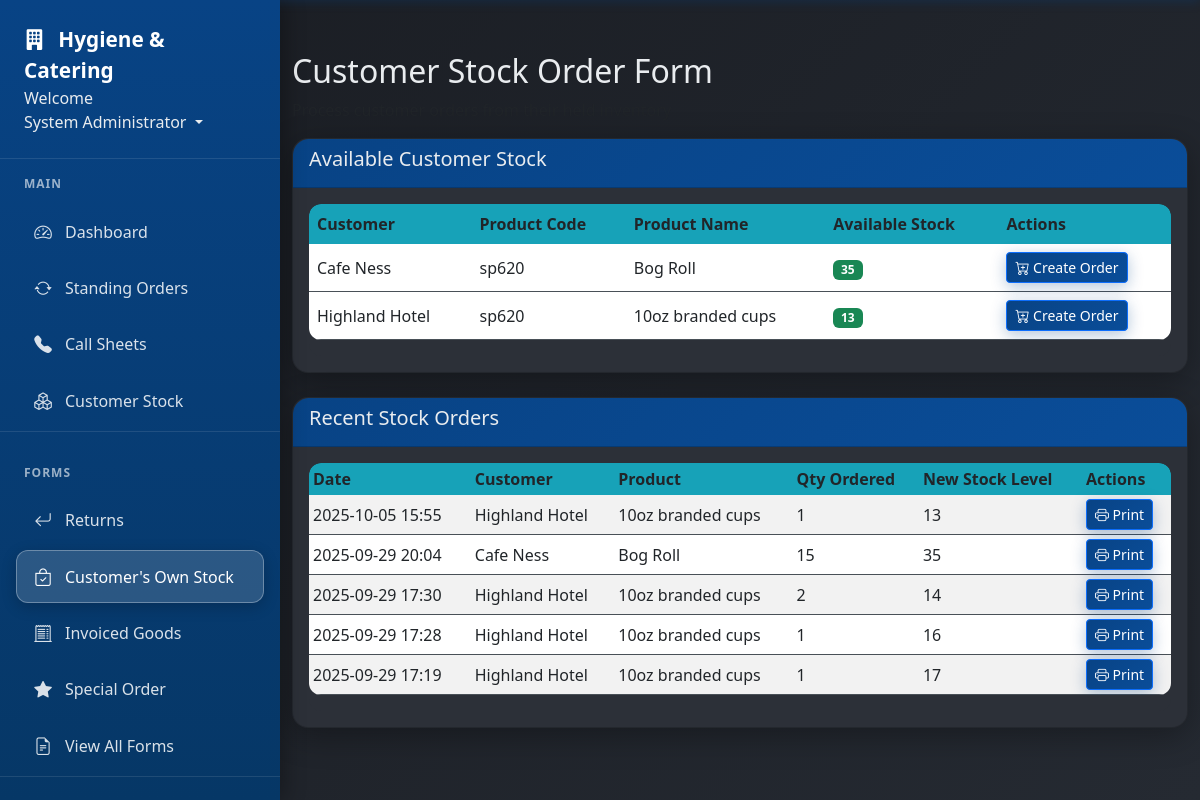
/branded-stock (signed in), run on the app's committed database.
### app/models.py (models this page shows, shortened)
class User(db.Model, UserMixin):
    id = db.Column(db.Integer, primary_key=True)
    username = db.Column(db.String(20), unique=True, nullable=False)  # Keep for system use
    email = db.Column(db.String(120), unique=True, nullable=False, index=True)  # Primary identifier
    full_name = db.Column(db.String(100), nullable=False)
    password_hash = db.Column(db.String(128), nullable=False)  # Changed from 'password' to 'password_hash'
    role = db.Column(db.String(20), nullable=False)
    job_title = db.Column(db.String(100))
    direct_phone = db.Column(db.String(20))
    mobile_phone = db.Column(db.String(20))
    is_active = db.Column(db.Boolean, default=True)
    must_change_password = db.Column(db.Boolean, default=False)
    created_at = db.Column(db.DateTime, nullable=False, default=datetime.utcnow)
    last_login = db.Column(db.DateTime)
    forms = db.relationship('Form', foreign_keys='Form.user_id', backref='author', lazy=True)
    callsheet_entries = db.relationship('CallsheetEntry', backref='entered_by', lazy=True)
    callsheets_created = db.relationship('Callsheet', backref='created_by_user', lazy=True)
    todo_items = db.relationship('TodoItem', backref='user', lazy=True, cascade='all, delete-orphan')
    company_updates = db.relationship('CompanyUpdate', backref='author', lazy=True, cascade='all, delete-orphan')

class CustomerStock(db.Model):
    id = db.Column(db.Integer, primary_key=True)
    customer_id = db.Column(db.Integer, db.ForeignKey('customer.id'), nullable=False)
    product_code = db.Column(db.String(50), nullable=True)  # Changed to nullable=True
    product_name = db.Column(db.String(100), nullable=False)
    current_stock = db.Column(db.Integer, nullable=False, default=0)
    reorder_level = db.Column(db.Integer, default=5)  # Alert when stock gets low
    created_at = db.Column(db.DateTime, nullable=False, default=datetime.utcnow)
    updated_at = db.Column(db.DateTime, nullable=False, default=datetime.utcnow, onupdate=datetime.utcnow)
    customer = db.relationship('Customer', backref=db.backref('stock_items', lazy=True))
    transactions = db.relationship('StockTransaction', backref='stock_item', lazy=True, cascade='all, delete-orphan')

class Customer(db.Model):
    id = db.Column(db.Integer, primary_key=True)
    account_number = db.Column(db.String(20), unique=True, nullable=False, index=True)
    name = db.Column(db.String(100), nullable=False, index=True)
    contact_name = db.Column(db.String(100))
    phone = db.Column(db.String(20))  # Main phone number for the account
    email = db.Column(db.String(100))
    address = db.Column(db.String(200))
    notes = db.Column(db.Text)
    callsheet_notes = db.Column(db.Text)  # Persistent across all callsheets
    addresses = db.relationship('CustomerAddress', backref='customer', lazy=True, cascade='all, delete-orphan')
    __table_args__ = (
        db.Index('idx_customer_account', 'account_number'),
        db.Index('idx_customer_name', 'name'),
    )

class Form(db.Model):
    id = db.Column(db.Integer, primary_key=True)
    type = db.Column(db.String(50), nullable=False)
    data = db.Column(db.Text, nullable=False)
    date_created = db.Column(db.DateTime, nullable=False, default=datetime.utcnow)
    user_id = db.Column(db.Integer, db.ForeignKey('user.id'), nullable=False)
    is_completed = db.Column(db.Boolean, default=False)
    completed_date = db.Column(db.DateTime, nullable=True)
    completed_by = db.Column(db.Integer, db.ForeignKey('user.id'), nullable=True)
    is_archived = db.Column(db.Boolean, default=False)
    completer = db.relationship('User', foreign_keys=[completed_by], backref='completed_forms')
    __table_args__ = (
        db.Index('idx_form_user_date', 'user_id', 'date_created'),
        db.Index('idx_form_status', 'is_completed', 'is_archived'),
        db.Index('idx_form_type', 'type'),
    )

### app/routes.py (the view, shortened to what this page needs)
@main.route('/branded-stock', methods=['GET', 'POST'])
@login_required
def branded_stock():
    form = BrandedStockForm()
    stock_items = CustomerStock.query.join(Customer).order_by(Customer.name, CustomerStock.product_name).all()
    recent_forms = Form.query.filter_by(type='branded_stock').order_by(Form.date_created.desc()).limit(5).all()
    recent_branded_stock = []
    for form_entry in recent_forms:
        form_dict = {
            'id': form_entry.id,
            'date_created': form_entry.date_created,
            'data': json.loads(form_entry.data)
        }
        recent_branded_stock.append(form_dict)
    return render_template('branded_stock.html',
                         title='Customer Stock Orders',
                         form=form,
                         stock_items=stock_items,
                         recent_branded_stock=recent_branded_stock)

### app/models.py (called while the page is built)
@login_manager.user_loader
def load_user(user_id):
    return User.query.get(int(user_id))

### app/templates/branded_stock.html (shortened to what this page needs)
{% extends "base.html" %}
{% block content %}
<h2>Customer Stock Order Form</h2>
<p class="text-muted">Process customer orders from their held inventory</p>
<div class="card mb-4">
  <div class="card-header">
    <h5>Available Customer Stock</h5>
  </div>
  <div class="card-body">
    {% if stock_items and stock_items|length > 0 %}
    <div class="table-responsive">
      <table class="table table-hover">
        <thead>
          <tr>
            <th>Customer</th>
            <th>Product Code</th>
            <th>Product Name</th>
            <th>Available Stock</th>
            <th>Actions</th>
          </tr>
        </thead>
        <tbody>
          {% for item in stock_items %}
          <tr>
            <td>{{ item.customer.name }}</td>
            <td>{{ item.product_code or 'N/A' }}</td>
            <td>{{ item.product_name }}</td>
            <td>
              <span class="badge {% if item.current_stock == 0 %}bg-danger{% elif item.current_stock <= item.reorder_level %}bg-warning{% else %}bg-success{% endif %}">
                {{ item.current_stock }} {{ item.unit_type }}
              </span>
            </td>
            <td>
              <button
                class="btn btn-sm btn-primary"
                onclick="quickSelectItem({{ item.id }}, {{ item.customer_id }}, '{{ item.customer.account_number }}', '{{ item.customer.name }}', '{{ item.product_code or 'N/A' }}', '{{ item.product_name }}', {{ item.current_stock }}, '{{ item.unit_type }}')"
                {% if item.current_stock == 0 %}disabled{% endif %}>
                <i class="bi bi-cart-plus"></i> Create Order
              </button>
            </td>
          </tr>
          {% endfor %}
        </tbody>
      </table>
    </div>
    {% else %}
    <p class="text-muted">No customer stock items found. Add stock items in the Customer Stock page first.</p>
    {% endif %}
  </div>
</div>
<div class="card mt-4">
  <div class="card-header">
    <h5>Recent Stock Orders</h5>
  </div>
  <div class="card-body">
    {% if recent_branded_stock and recent_branded_stock|length > 0 %}
    <div class="table-responsive">
      <table class="table table-striped table-sm">
        <thead>
          <tr>
            <th>Date</th>
            <th>Customer</th>
            <th>Product</th>
            <th>Qty Ordered</th>
            <th>New Stock Level</th>
            <th>Actions</th>
          </tr>
        </thead>
        <tbody>
          {% for delivery in recent_branded_stock %}
          <tr>
            <td>{{ delivery.date_created.strftime('%Y-%m-%d %H:%M') if delivery.date_created else 'N/A' }}</td>
            <td>{{ delivery.data.get('customer_name', delivery.data.get('customer_account', 'N/A')) }}</td>
            <td>{{ delivery.data.get('product_name', delivery.data.get('product_code', 'N/A')) }}</td>
            <td>{{ delivery.data.get('quantity_delivered', 'N/A') }}</td>
            <td>{{ delivery.data.get('current_stock', 'N/A') }}</td>
            <td>
              <a
                href="{{ url_for('main.print_form', form_id=delivery.id) }}"
                class="btn btn-sm btn-primary"
                target="_blank"
              >
                <i class="bi bi-printer"></i> Print
              </a>
            </td>
          </tr>
          {% endfor %}
        </tbody>
      </table>
    </div>
    {% else %}
    <p class="text-muted">No stock orders recorded yet.</p>
    {% endif %}
  </div>
</div>
{% endblock %}

### app/templates/base.html (shortened to what this page needs)
<!DOCTYPE html>
<html lang="en">
  <head>
    <link
      rel="stylesheet"
      href="{{ url_for('static', filename='style.css') }}"
    />
    <link
      href="https://cdn.jsdelivr.net/npm/bootstrap@5.3.0/dist/css/bootstrap.min.css"
      rel="stylesheet"
    />
    <link
      href="https://cdn.jsdelivr.net/npm/bootstrap-icons@1.11.0/font/bootstrap-icons.css"
      rel="stylesheet"
    />
  </head>
  <body>
    <nav class="nav-sidebar" id="navSidebar">
      <div class="nav-sidebar-header">
        <a href="{{ url_for('main.dashboard') }}" class="nav-sidebar-brand">
          <i class="bi bi-building-fill me-2"></i>
          Hygiene & Catering
        </a>
        <li class="nav-item dropdown" style="display: block">
          <text>Welcome</text>
          <a
            class="nav-link dropdown-toggle"
            href="#"
            id="userDropdown"
            role="button"
            data-bs-toggle="dropdown"
          >
             {{ current_user.full_name or
            current_user.username }}
          </a>
        </li>
      </div>
      {% if current_user.is_authenticated %}
      <div class="nav-sidebar-nav">
        <div class="nav-section">
          <div class="nav-section-title">Main</div>
          <div class="nav-item">
            <a class="nav-link" href="{{ url_for('main.dashboard') }}">
              <i class="bi bi-speedometer2"></i>
              Dashboard
            </a>
          </div>
          <div class="nav-item">
            <a class="nav-link" href="{{ url_for('main.standing_orders') }}">
              <i class="bi bi-arrow-repeat"></i>
              Standing Orders
            </a>
          </div>
          <div class="nav-item">
            <a class="nav-link" href="{{ url_for('main.callsheets') }}">
              <i class="bi bi-telephone-fill"></i>
              Call Sheets
            </a>
          </div>
          <div class="nav-item">
            <a class="nav-link" href="{{ url_for('main.customer_stock') }}">
              <i class="bi bi-boxes"></i>
              Customer Stock
            </a>
          </div>
        </div>
        <div class="nav-section">
          <div class="nav-section-title">Forms</div>
          <div class="nav-item">
            <a class="nav-link" href="{{ url_for('main.returns') }}">
              <i class="bi bi-arrow-return-left"></i>
              Returns
            </a>
          </div>
          <div class="nav-item">
            <a class="nav-link" href="{{ url_for('main.branded_stock') }}">
              <i class="bi bi-bag-check"></i>
              Customer's Own Stock
            </a>
          </div>
          <div class="nav-item">
            <a class="nav-link" href="{{ url_for('main.invoice_correction') }}">
              <i class="bi bi-receipt-cutoff"></i>
              Invoiced Goods
            </a>
          </div>
          <div class="nav-item">
            <a class="nav-link" href="{{ url_for('main.special_order') }}">
              <i class="bi bi-star-fill"></i>
              Special Order
            </a>
          </div>
          <div class="nav-item">
            <a class="nav-link" href="{{ url_for('main.forms') }}">
              <i class="bi bi-file-earmark-text"></i>
              View All Forms
            </a>
          </div>
        </div>
      </div>
      {% endif %}
    </nav>
    <div class="main-content" id="mainContent">
      <div class="container-fluid">
         {% block content %}{% endblock %}
      </div>
    </div>
  </body>
</html>

### app/static/style.css (style rules this page uses)
:root { --primary-blue: #084385; --primary-blue-light: #0a4d99; --primary-blue-dark: #063766; --dark-bg: #1a1d23; --dark-card: #2c3038; --dark-card-hover: #353a44; --text-light: #e9ecef; --text-muted: #adb5bd !important; --border-color: #495057; --success: #20c997; --warning: #ffc107; --danger: #dc3545; --info: #17a2b8; }
body { background: linear-gradient(135deg, var(--dark-bg) 0%, #252a32 100%); color: var(--text-light); font-family: "Segoe UI", Tahoma, Geneva, Verdana, sans-serif; min-height: 100vh; }
body, .card, .card-body, .table, .modal-body { color: var(--text-light) !important; }
.nav-sidebar { position: fixed; top: 0; left: 0; height: 100vh; width: 280px; background: linear-gradient( 180deg, var(--primary-blue) 0%, var(--primary-blue-dark) 100% ); box-shadow: 4px 0 20px rgba(0, 0, 0, 0.3); transition: transform 0.3s ease; z-index: 1050; overflow-y: auto; display: flex; flex-direction: column; }
.nav-sidebar-header { padding: 1.5rem; border-bottom: 1px solid rgba(255, 255, 255, 0.1); flex-shrink: 0; }
.nav-sidebar-brand { color: white !important; font-weight: 700; font-size: 1.3rem; text-decoration: none; }
.nav-sidebar-nav { padding: 1rem 0; flex: 1; overflow-y: auto; }
.nav-section { margin-bottom: 2rem; border-bottom: 1px solid rgba(255, 255, 255, 0.1); }
.nav-section-title { color: rgba(255, 255, 255, 0.6); font-size: 0.75rem; font-weight: 600; text-transform: uppercase; letter-spacing: 1px; padding: 0 1.5rem; margin-bottom: 0.75rem; }
.nav-sidebar-nav .nav-item, .nav-section .nav-item { margin: 0.25rem 1rem; }
.nav-sidebar-nav .nav-link, .nav-section .nav-link { display: flex; align-items: center; padding: 0.75rem 1rem; color: rgba(255, 255, 255, 0.85) !important; text-decoration: none; border-radius: 12px; transition: all 0.3s ease; font-weight: 500; border: 1px solid transparent; position: relative; overflow: hidden; }
.nav-sidebar-nav .nav-link.active, .nav-section .nav-link.active { background: rgba(255, 255, 255, 0.15); border-color: rgba(255, 255, 255, 0.3); color: white !important; box-shadow: 0 4px 15px rgba(0, 0, 0, 0.2); }
.nav-sidebar-nav .nav-link i, .nav-section .nav-link i { margin-right: 0.75rem; font-size: 1.1rem; width: 20px; text-align: center; }
.main-content { margin-left: 280px; min-height: 100vh; }
@media (min-width: 769px) { .main-content { padding-top: 2rem; } }
.card { background: var(--dark-card) !important; border: 1px solid var(--border-color); border-radius: 16px !important; box-shadow: 0 8px 32px rgba(0, 0, 0, 0.3); margin-bottom: 24px; transition: all 0.3s ease; overflow: hidden; }
.card-header { background: linear-gradient( 135deg, var(--primary-blue) 0%, var(--primary-blue-light) 100% ); color: white; font-weight: 600; border-bottom: none; padding: 1.25rem 1.5rem; border-radius: 16px 16px 0 0 !important; }
.card-body { background: var(--dark-card); padding: 1.5rem; color: var(--text-light); border-radius: 0 0 16px 16px; }
.btn { border-radius: 12px; font-weight: 500; padding: 0.6rem 1.2rem; transition: all 0.3s ease; border: none; color: white !important; }
.btn-primary { background: linear-gradient( 135deg, var(--primary-blue) 0%, var(--primary-blue-light) 100% ); color: white !important; box-shadow: 0 4px 15px rgba(8, 67, 133, 0.3); }
.table { background: var(--dark-card); border-radius: 12px; overflow: hidden; color: var(--text-light); }
.table th { background: var(--info) !important; border: none; font-weight: 600; padding: 1rem; }
.table td { border-color: var(--border-color); padding: 1rem; vertical-align: middle; }
.table-responsive { background: var(--dark-card); border-radius: 12px; }
.badge { border-radius: 8px; font-weight: 500; padding: 0.4em 0.8em; }
.text-muted { color: #adb5bd !important; }
.container, .container-fluid { padding-top: 20px; }
.main-content { flex: 1; }

### data on the page
User: full_name "System Administrator"
CustomerStock: customer.name "Cafe Ness", product_code "sp620", product_name "Bog Roll", current_stock "35", date_created "2025-09-29 20:04", data.get "Cafe Ness", data.get "Bog Roll", data.get "15", data.get "35"
CustomerStock: customer.name "Highland Hotel", product_code "sp620", product_name "10oz branded cups", current_stock "13", date_created "2025-10-05 15:55", data.get "Highland Hotel", data.get "10oz branded cups", data.get "1", data.get "13", date_created "2025-09-29 17:30", data.get "2", data.get "14"
Form: date_created "2025-09-29 17:28"
Form: date_created "2025-09-29 17:19"

### other printed values
{{ delivery.data.get('quantity_delivered', 'N/A') }} "1" "1"
{{ delivery.data.get('current_stock', 'N/A') }} "16" "17"
